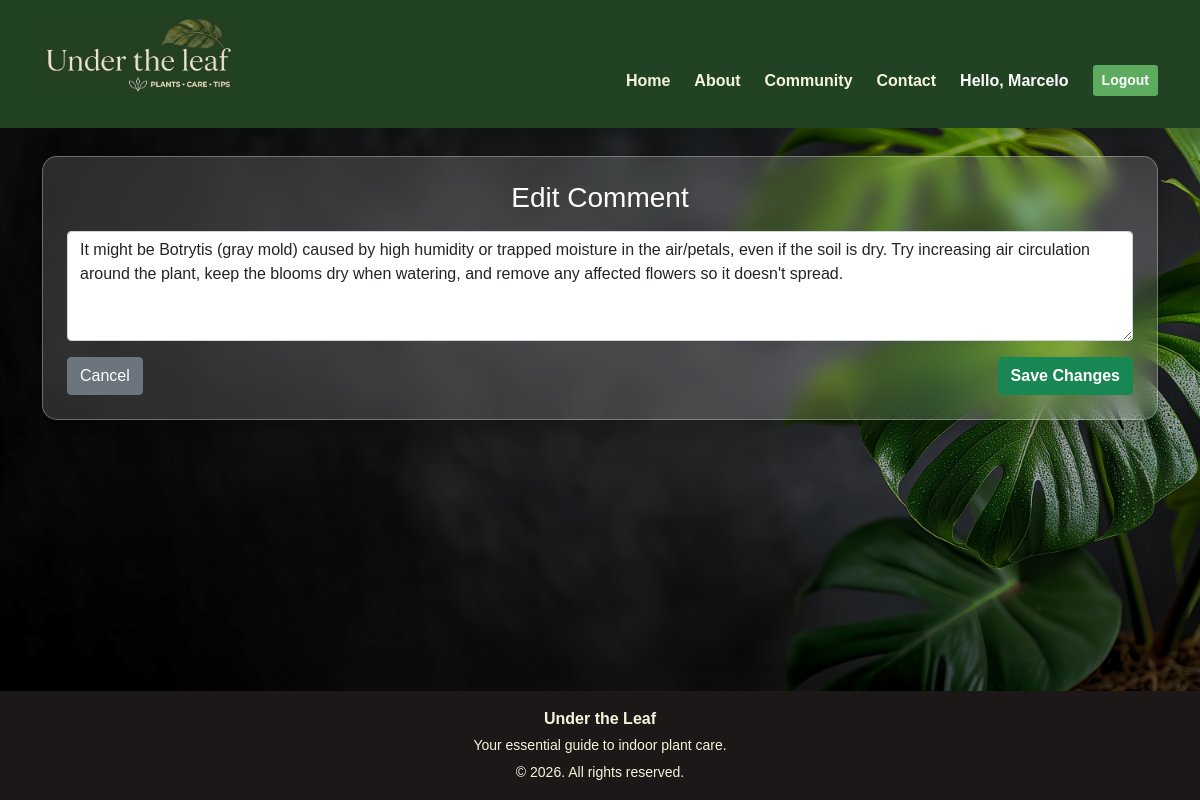
Screenshot of /comment/2/edit (signed in) with the database file from the repository.
### models.py (models this page shows)
class User(db.Model, UserMixin):
    id = db.Column(db.Integer, primary_key=True)
    name = db.Column(db.String(100), nullable=False)
    email = db.Column(db.String(120), unique=True, nullable=False)
    password = db.Column(db.String(100), nullable=False)
    questions = db.relationship('Question', backref='author', lazy=True, cascade="all, delete-orphan")
    comments = db.relationship('Comment', back_populates='author', lazy=True, cascade="all, delete-orphan")

class Comment(db.Model):
    id = db.Column(db.Integer, primary_key=True)
    content = db.Column(db.Text, nullable=False)
    date_posted = db.Column(db.DateTime, nullable=False, default=datetime.utcnow)
    user_id = db.Column(db.Integer, db.ForeignKey('user.id'), nullable=False)
    question_id = db.Column(db.Integer, db.ForeignKey('question.id'), nullable=False)
    likes = db.Column(db.Integer, default=0, nullable=False)
    dislikes = db.Column(db.Integer, default=0, nullable=False)
    author = db.relationship('User', back_populates='comments')

### app.py (the view)
@app.route('/comment/<int:comment_id>/edit', methods=['GET', 'POST'])
@login_required
def edit_comment(comment_id):
    comment = Comment.query.get_or_404(comment_id)
    if comment.author != current_user:
        flash('You are not authorized to edit this comment.', 'danger')
        return redirect(url_for('forum'))
    if request.method == 'POST':
        comment.content = request.form.get('content')
        db.session.commit()
        flash('Your comment has been updated!', 'success')
        return redirect(url_for('forum'))
    return render_template('edit.html', comment=comment)

### app.py (called while the page is built)
@login_manager.user_loader
def load_user(user_id):
    return User.query.get(int(user_id))

### templates/edit.html
{% extends 'base.html' %}
{% block content %}
<div class="container my-2 mb-0">
    <div class="glass p-4" style="background: rgba(255, 255, 255, 0.15); backdrop-filter: blur(10px); border: 1px solid rgba(255, 255, 255, 0.3);">
        <h3 class="text-white mb-3 text-center">
            {% if comment %}Edit Comment{% else %}Edit Post{% endif %}
        </h3>
        <form method="POST">
            {% if form %}
                {{ form.hidden_tag() }}
                <div class="mb-3">
                    {{ form.content(class="form-control", rows="4") }}
                </div>
                <div class="d-flex justify-content-between">
                    <a href="{{ url_for('forum') }}" class="btn btn-secondary">Cancel</a>
                    {{ form.submit(class="btn btn-success fw-bold") }}
                </div>
            {% else %}
                <div class="mb-3">
                    <textarea class="form-control" name="content" rows="4" required>{{ comment.content }}</textarea>
                </div>
                <div class="d-flex justify-content-between">
                    <a href="{{ url_for('forum') }}" class="btn btn-secondary">Cancel</a>
                    <button type="submit" class="btn btn-success fw-bold">Save Changes</button>
                </div>
            {% endif %}
        </form>
    </div>
</div>
{% endblock %}

### templates/base.html (shortened to what this page needs)
<!DOCTYPE html>
<html lang="en">
<head>
    <link href="https://cdn.jsdelivr.net/npm/bootstrap@5.0.2/dist/css/bootstrap.min.css" rel="stylesheet">
    <link rel="stylesheet" href="{{ url_for('static', filename='css/style.css') }}">
</head>
<body class="d-flex flex-column .min-vh-100">
    <header class="custom-header py-0">
        <nav class="navbar navbar-expand-lg navbar-dark h-100">
            <div class="container d-flex justify-content-between align-items-end h-100 pb-3">
                <div class="d-flex justify-content-start">
                    <a href="{{ url_for('home') }}">
                        <img src="{{ url_for('static', filename='img/logo.jpg') }}"
                            alt="Logo - Under the Leaf - Pants/ Care/ Tips" height="80">
                    </a>
                </div>
                <div class="collapse navbar-collapse justify-content-end" id="navbarNav">
                    <div class="d-flex flex-row gap-4">
                        <a class="text-white text-decoration-none fw-bold menu-link"
                            href="{{ url_for('home') }}">Home</a>
                        <a class="text-white text-decoration-none fw-bold menu-link"
                            href="{{ url_for('about') }}">About</a>
                        <a class="text-white text-decoration-none fw-bold menu-link"
                            href="{{ url_for('forum') }}">Community</a>
                        <a class="text-white text-decoration-none fw-bold menu-link"
                            href="{{ url_for('contact') }}">Contact</a>
                        {% if current_user.is_authenticated %}
                        <span class="text-white fw-bold">Hello, {{ current_user.name }}</span>
                        <a class="btn btn-sm fw-bold text-white" style="background-color: #5cab5e;"
                            href="{{ url_for('logout') }}">Logout</a>
                        {% else %}
                        <a class="text-white text-decoration-none fw-bold menu-link"
                            href="{{ url_for('login') }}">Login</a>
                        {% endif %}
                    </div>
                </div>
            </div>
        </nav>
    </header>
    <main class="flex-grow-1">
        {% block content %}{% endblock %}
    </main>
    <footer class="text-center custom-footer py-3 mt-2">
        <div class="container">
            <p class="mb-1 fw-bold">Under the Leaf</p>
            <p class="mb-1" style="font-size: 14px;">Your essential guide to indoor plant care.</p>
            <small>&copy; 2026. All rights reserved.</small>
        </div>
    </footer>
</body>
</html>
</html>

### static/css/style.css (style rules this page uses)
body { display: flex; flex-direction: column; min-height: 100vh; margin: 0; padding: 0; overflow-x: hidden; font-family: Arial, Helvetica, sans-serif; background: linear-gradient(rgba(0, 0, 0, 0.3), rgba(0, 0, 0, 0.3)), url('../img/background.jpg') no-repeat center center fixed; background-size: cover; background-repeat: no-repeat; background-attachment: fixed; }
main { flex: 1; padding: 20px 0; }
.custom-header { background-color: #214223 !important; width: 100%; z-index: 1000; min-height: 120px; }
.custom-footer { background-color: #1d1818 !important; color: #f5f5dc !important; padding: 2rem 0; }
.glass { background: rgba(122, 136, 118, 0.2); backdrop-filter: blur(10px); -webkit-backdrop-filter: blur(10px); border: 1px solid rgba(95, 120, 96, 0.3); border-radius: 15px; box-shadow: 0 8px 32px 0 rgba(0, 0, 0, 0.37); padding: 20px; }
.menu-link { color: #f5f5dc !important; text-decoration: none; font-weight: bold; transition: color 0.3s ease; }
@media (min-width: 992px) { .navbar-collapse { align-self: flex-end; } }
body, html { height: 100%; margin: 0; }
.custom-header { height: auto !important; min-height: auto !important; }
.custom-header .navbar { padding-top: 1rem !important; padding-bottom: 1rem !important; height: auto !important; }
.custom-header .navbar .container { flex-wrap: wrap !important; }
.navbar-collapse { flex-basis: 100% !important; width: 100% !important; margin-top: 1rem !important; border-top: 1px solid rgba(245, 245, 220, 0.1); padding-top: 1rem !important; }
@media (min-width: 992px) { .navbar-collapse { display: flex !important; flex-basis: auto !important; width: auto !important; border-top: none !important; margin-top: 0 !important; padding-top: 0 !important; } }
@media (min-width: 992px) { .navbar-collapse > .d-flex { flex-direction: row !important; justify-content: flex-end !important; align-items: center !important; gap: 1.5rem !important; width: auto !important; margin: 0 !important; } }
@media (min-width: 992px) { .navbar-collapse > .d-flex .menu-link { display: inline !important; padding: 0 !important; text-align: left !important; width: auto !important; } }

### rows the page displays
User: name "Marcelo"
Comment: content "It might be Botrytis (gray mold) caused by high humidity or trapped moisture in the air/petals, even if the soil is dry. Try increasing air circulation around the plant, keep the blooms dry when watering, and remove any affected flowers so it doesn't spread."
